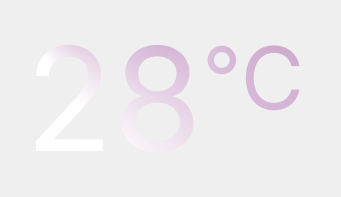
   <widget class="QWidget" name="horizontalLayoutWidget">
    <property name="geometry">
     <rect>
      <x>110</x>
      <y>10</y>
      <width>341</width>
      <height>176</height>
     </rect>
    </property>
    <layout class="QHBoxLayout" name="CurrentTemperatureLayout" stretch="6,4">
     <property name="spacing">
      <number>0</number>
     </property>
     <item>
      <widget class="QLabel" name="CurrentTemperature">
       <property name="font">
        <font>
         <family>SF Pro Display</family>
         <pointsize>108</pointsize>
         <italic>false</italic>
         <bold>false</bold>
         <underline>false</underline>
        </font>
       </property>
       <property name="styleSheet">
        <string notr="true">color: qconicalgradient(cx:0.5, cy:0.5, angle: 0, stop:0 rgba(255,255,255,0), stop:0.85 rgba(255,255,255,255),  stop:1 rgb(200, 160, 200));

</string>
       </property>
       <property name="text">
        <string>28</string>
       </property>
       <property name="scaledContents">
        <bool>true</bool>
       </property>
       <property name="alignment">
        <set>Qt::AlignRight|Qt::AlignTrailing|Qt::AlignVCenter</set>
       </property>
      </widget>
     </item>
     <item>
      <layout class="QVBoxLayout" name="DegreesCelciusLayout" stretch="16,5">
       <property name="spacing">
        <number>0</number>
       </property>
       <item>
        <widget class="QLabel" name="DegreesCelcius">
         <property name="font">
          <font>
           <family>SF Pro Display</family>
           <pointsize>65</pointsize>
          </font>
         </property>
         <property name="styleSheet">
          <string notr="true">color: qconicalgradient(cx:0.5, cy:0.5, angle:0, stop:0 rgba(255,255,255,0), stop:0.3 rgba(255,255,255,255),  stop:1 rgba(202, 162, 203, 255));</string>
         </property>
         <property name="text">
          <string>°C</string>
         </property>
        </widget>
       </item>
       <item>
        <widget class="QLabel" name="PlainText">
         <property name="text">
          <string/>
         </property>
        </widget>
       </item>
      </layout>
     </item>
    </layout>
   </widget>
